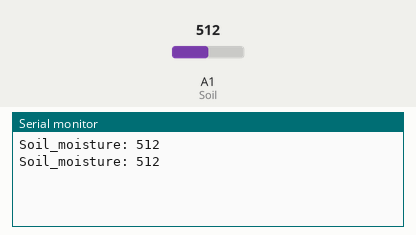
The sketch below on a simulated Arduino Uno, built with avr-gcc and run on an emulated ATmega328P. On the bench: the last lines printed to the serial monitor. The test bench sets the inputs (shaded band); at power-on: A1 (Soil) = 512.

Above: at 1.8 s.
1.9 s: A1 (Soil) set to 716
At 2.8 s:
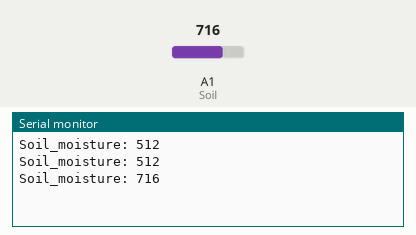
3.4 s: A1 (Soil) set to 900
At 4.8 s:
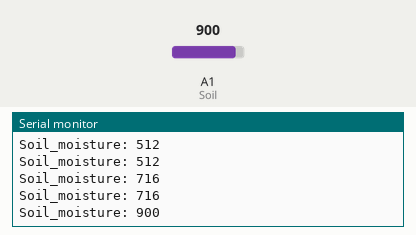
Timing chart, 0 to 6.4 s (numbered marks = the images above; inputs shaded):
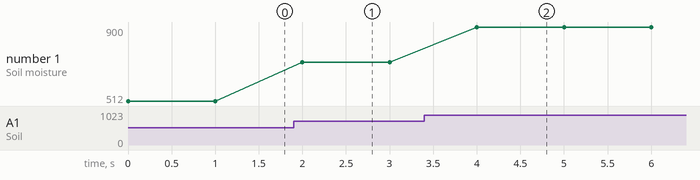

Measured:
- after the input at 1.9 s, the serial monitor: prints a new line after 0.10 s (image 1)
- after the input at 3.4 s, the serial monitor: prints a new line after 0.60 s (image 2)
- plotted number 1: 512 → 716 after the input at 1.9 s, 716 → 900 after the input at 3.4 s

The sketch:

soil_moisture.ino
```cpp
int Soil = A1;

void setup() {
  Serial.begin(9600);
}

void loop()
{
  fun_Soil();
}

void fun_Soil()
{
  int Soil_moisture = analogRead(Soil);
  Serial.print("Soil_moisture: ");
  Serial.println(Soil_moisture);
  delay(1000); //check 1 Second
}
```
